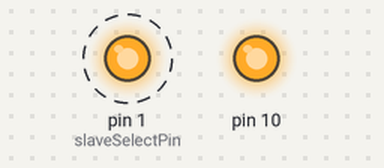
The sketch below on a simulated Arduino Uno, built with avr-gcc and run on an emulated ATmega328P. Parts: output pins drawn as LEDs (lit = HIGH). Dashed ring = blinking.

Above: at 0.7 s.
Timing chart, 0 to 3.0 s (numbered marks = the images above):
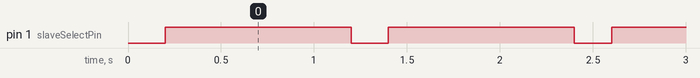

The sketch:

SPI.ino
```cpp
#include <SPI.h>

// set pin 10 as the slave select for the digital pot:

const int slaveSelectPin = 1;

void setup() {

  // set the slaveSelectPin as an output:

  pinMode(slaveSelectPin, OUTPUT);

  // initialize SPI:

  SPI.begin();
}

void loop() {

  // go through the six channels of the digital pot:

  for (int channel = 0; channel < 6; channel++) {

    // change the resistance on this channel from min to max:

    /*for (int level = 9; level < 181; level++) {

      digitalPotWrite(channel, level);

      delay(10000);

    }*/

     // wait a second at the top:

    //delay(100);

    // change the resistance on this channel from max to min:

    /*for (int level = 0; level < 179; level++)
    {

        digitalPotWrite(channel, 255 - level);

        delay(100);

    }*/

  }
    digitalPotWrite(0, 158);
    delay(1000);

}

void digitalPotWrite(int address, int value) {

  // take the SS pin low to select the chip:

  digitalWrite(slaveSelectPin, LOW);

  delay(100);

  //  send in the address and value via SPI:

  SPI.transfer(address);

  SPI.transfer(value);

  delay(100);

  // take the SS pin high to de-select the chip:

  digitalWrite(slaveSelectPin, HIGH);
}
```

Measured:
- by itself, pin 1 (slaveSelectPin): alternates HIGH for 1.0 s and LOW for 0.20 s
